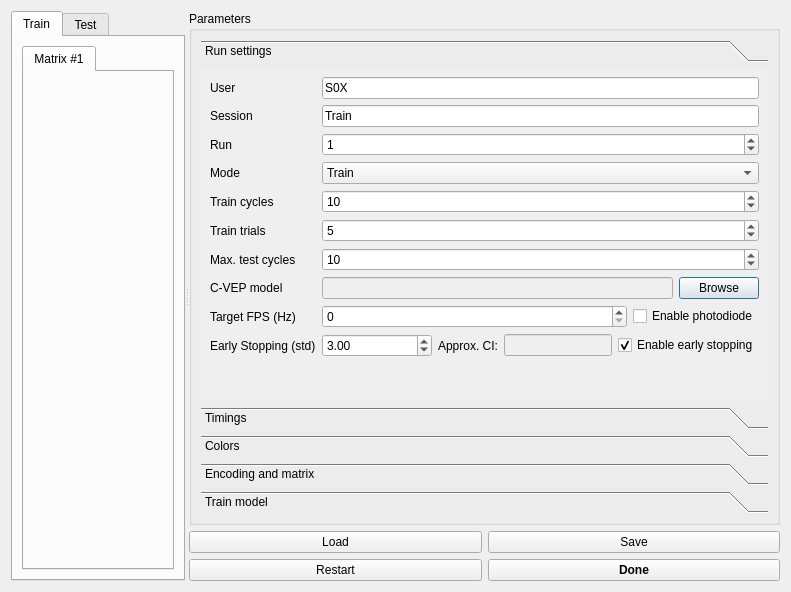
<?xml version="1.0" encoding="UTF-8"?>
<ui version="4.0">
 <class>Dialog</class>
 <widget class="QDialog" name="Dialog">
  <property name="geometry">
   <rect>
    <x>0</x>
    <y>0</y>
    <width>791</width>
    <height>592</height>
   </rect>
  </property>
  <property name="windowTitle">
   <string>Dialog</string>
  </property>
  <layout class="QHBoxLayout" name="horizontalLayout_7">
   <item>
    <widget class="QSplitter" name="splitter">
     <property name="orientation">
      <enum>Qt::Horizontal</enum>
     </property>
     <widget class="QTabWidget" name="train_test_box">
      <property name="minimumSize">
       <size>
        <width>174</width>
        <height>0</height>
       </size>
      </property>
      <property name="currentIndex">
       <number>0</number>
      </property>
      <widget class="QWidget" name="widget_train_matrices">
       <attribute name="title">
        <string>Train</string>
       </attribute>
       <layout class="QVBoxLayout" name="verticalLayout_7">
        <item>
         <widget class="QTabWidget" name="widget_nested_train">
          <property name="currentIndex">
           <number>0</number>
          </property>
          <widget class="QWidget" name="train_matrix_1">
           <attribute name="title">
            <string>Matrix #1</string>
           </attribute>
          </widget>
         </widget>
        </item>
       </layout>
      </widget>
      <widget class="QWidget" name="widget_test_matrices">
       <attribute name="title">
        <string>Test</string>
       </attribute>
       <layout class="QVBoxLayout" name="verticalLayout_13">
        <item>
         <widget class="QTabWidget" name="widget_nested_test">
          <property name="currentIndex">
           <number>0</number>
          </property>
          <widget class="QWidget" name="test_matrix_1">
           <attribute name="title">
            <string>Matrix #1</string>
           </attribute>
          </widget>
         </widget>
        </item>
       </layout>
      </widget>
     </widget>
     <widget class="QWidget" name="verticalLayoutWidget">
      <layout class="QVBoxLayout" name="verticalLayout_3">
       <property name="sizeConstraint">
        <enum>QLayout::SetNoConstraint</enum>
       </property>
       <item>
        <widget class="QGroupBox" name="param_box">
         <property name="title">
          <string>Parameters</string>
         </property>
         <layout class="QVBoxLayout" name="verticalLayout_4">
          <item>
           <widget class="QToolBox" name="toolBox">
            <property name="currentIndex">
             <number>0</number>
            </property>
            <widget class="QWidget" name="params_fast">
             <property name="geometry">
              <rect>
               <x>0</x>
               <y>0</y>
               <width>511</width>
               <height>322</height>
              </rect>
             </property>
             <attribute name="label">
              <string>Run settings</string>
             </attribute>
             <layout class="QVBoxLayout" name="verticalLayout_9">
              <item>
               <layout class="QFormLayout" name="formLayout_13">
                <item row="0" column="0">
                 <widget class="QLabel" name="label_user">
                  <property name="text">
                   <string>User</string>
                  </property>
                  <property name="app" stdset="0">
                   <string>all</string>
                  </property>
                 </widget>
                </item>
                <item row="0" column="1">
                 <widget class="QLineEdit" name="lineEdit_user">
                  <property name="text">
                   <string>S0X</string>
                  </property>
                  <property name="app" stdset="0">
                   <string>all</string>
                  </property>
                 </widget>
                </item>
                <item row="1" column="0">
                 <widget class="QLabel" name="label_session">
                  <property name="text">
                   <string>Session</string>
                  </property>
                  <property name="app" stdset="0">
                   <string>all</string>
                  </property>
                 </widget>
                </item>
                <item row="1" column="1">
                 <widget class="QLineEdit" name="lineEdit_session">
                  <property name="text">
                   <string>Train</string>
                  </property>
                  <property name="app" stdset="0">
                   <string>all</string>
                  </property>
                 </widget>
                </item>
                <item row="2" column="0">
                 <widget class="QLabel" name="label_run">
                  <property name="text">
                   <string>Run</string>
                  </property>
                  <property name="app" stdset="0">
                   <string>all</string>
                  </property>
                 </widget>
                </item>
                <item row="2" column="1">
                 <widget class="QSpinBox" name="spinBox_run">
                  <property name="value">
                   <number>1</number>
                  </property>
                  <property name="app" stdset="0">
                   <string>all</string>
                  </property>
                 </widget>
                </item>
                <item row="3" column="0">
                 <widget class="QLabel" name="label_mode">
                  <property name="text">
                   <string>Mode</string>
                  </property>
                  <property name="app" stdset="0">
                   <string>erp_speller</string>
                  </property>
                 </widget>
                </item>
                <item row="3" column="1">
                 <layout class="QHBoxLayout" name="horizontalLayout">
                  <item>
                   <widget class="QComboBox" name="comboBox_mode">
                    <property name="sizePolicy">
                     <sizepolicy hsizetype="Expanding" vsizetype="Preferred">
                      <horstretch>0</horstretch>
                      <verstretch>0</verstretch>
                     </sizepolicy>
                    </property>
                    <property name="styleSheet">
                     <string notr="true"/>
                    </property>
                    <property name="editable">
                     <bool>false</bool>
                    </property>
                    <property name="currentIndex">
                     <number>0</number>
                    </property>
                    <property name="app" stdset="0">
                     <string>erp_speller</string>
                    </property>
                    <item>
                     <property name="text">
                      <string>Train</string>
                     </property>
                    </item>
                    <item>
                     <property name="text">
                      <string>Online</string>
                     </property>
                    </item>
                   </widget>
                  </item>
                 </layout>
                </item>
                <item row="4" column="0">
                 <widget class="QLabel" name="label_target">
                  <property name="text">
                   <string>Train cycles</string>
                  </property>
                  <property name="app" stdset="0">
                   <string>erp_speller</string>
                  </property>
                 </widget>
                </item>
                <item row="4" column="1">
                 <widget class="QSpinBox" name="spinBox_traincycles">
                  <property name="minimum">
                   <number>1</number>
                  </property>
                  <property name="value">
                   <number>10</number>
                  </property>
                 </widget>
                </item>
                <item row="5" column="0">
                 <widget class="QLabel" name="label_traintarget">
                  <property name="text">
                   <string>Train trials</string>
                  </property>
                 </widget>
                </item>
                <item row="5" column="1">
                 <widget class="QSpinBox" name="spinBox_traintrials">
                  <property name="minimum">
                   <number>1</number>
                  </property>
                  <property name="value">
                   <number>5</number>
                  </property>
                 </widget>
                </item>
                <item row="6" column="0">
                 <widget class="QLabel" name="label_erp_model">
                  <property name="text">
                   <string>Max. test cycles</string>
                  </property>
                  <property name="app" stdset="0">
                   <string>erp_speller</string>
                  </property>
                 </widget>
                </item>
                <item row="6" column="1">
                 <widget class="QSpinBox" name="spinBox_testcycles">
                  <property name="minimum">
                   <number>1</number>
                  </property>
                  <property name="value">
                   <number>10</number>
                  </property>
                 </widget>
                </item>
                <item row="7" column="0">
                 <widget class="QLabel" name="label_csd_model">
                  <property name="text">
                   <string>C-VEP model </string>
                  </property>
                  <property name="app" stdset="0">
                   <string>erp_speller</string>
                  </property>
                 </widget>
                </item>
                <item row="7" column="1">
                 <layout class="QHBoxLayout" name="horizontalLayout_paradigm">
                  <property name="spacing">
                   <number>6</number>
                  </property>
                  <item>
                   <widget class="QLineEdit" name="lineEdit_cvepmodel">
                    <property name="enabled">
                     <bool>false</bool>
                    </property>
                    <property name="app" stdset="0">
                     <string>erp_speller</string>
                    </property>
                   </widget>
                  </item>
                  <item>
                   <widget class="QPushButton" name="btn_browse_cvepmodel">
                    <property name="text">
                     <string>Browse</string>
                    </property>
                    <property name="app" stdset="0">
                     <string>erp_speller</string>
                    </property>
                   </widget>
                  </item>
                 </layout>
                </item>
                <item row="8" column="0">
                 <widget class="QLabel" name="label_fpsresolution">
                  <property name="text">
                   <string>Target FPS (Hz)</string>
                  </property>
                 </widget>
                </item>
                <item row="8" column="1">
                 <layout class="QHBoxLayout" name="horizontalLayout_2">
                  <item>
                   <widget class="QSpinBox" name="spinBox_fpsresolution">
                    <property name="maximum">
                     <number>1000</number>
                    </property>
                   </widget>
                  </item>
                  <item>
                   <widget class="QCheckBox" name="checkBox_photodiode">
                    <property name="sizePolicy">
                     <sizepolicy hsizetype="Maximum" vsizetype="Fixed">
                      <horstretch>0</horstretch>
                      <verstretch>0</verstretch>
                     </sizepolicy>
                    </property>
                    <property name="text">
                     <string>Enable photodiode</string>
                    </property>
                   </widget>
                  </item>
                 </layout>
                </item>
                <item row="9" column="0">
                 <widget class="QLabel" name="label_5">
                  <property name="text">
                   <string>Early Stopping (std)</string>
                  </property>
                 </widget>
                </item>
                <item row="9" column="1">
                 <layout class="QHBoxLayout" name="horizontalLayout_8">
                  <item>
                   <widget class="QDoubleSpinBox" name="doubleSpinBox_es_std">
                    <property name="sizePolicy">
                     <sizepolicy hsizetype="MinimumExpanding" vsizetype="Fixed">
                      <horstretch>0</horstretch>
                      <verstretch>0</verstretch>
                     </sizepolicy>
                    </property>
                    <property name="maximum">
                     <double>10.000000000000000</double>
                    </property>
                    <property name="singleStep">
                     <double>0.100000000000000</double>
                    </property>
                    <property name="value">
                     <double>3.000000000000000</double>
                    </property>
                   </widget>
                  </item>
                  <item>
                   <widget class="QLabel" name="label_20">
                    <property name="sizePolicy">
                     <sizepolicy hsizetype="Maximum" vsizetype="Preferred">
                      <horstretch>0</horstretch>
                      <verstretch>0</verstretch>
                     </sizepolicy>
                    </property>
                    <property name="toolTip">
                     <string extracomment="Confidence Interval assuming normal distribution"/>
                    </property>
                    <property name="text">
                     <string>Approx. CI:</string>
                    </property>
                   </widget>
                  </item>
                  <item>
                   <widget class="QLineEdit" name="lineEdit_es_variance">
                    <property name="enabled">
                     <bool>false</bool>
                    </property>
                    <property name="sizePolicy">
                     <sizepolicy hsizetype="Maximum" vsizetype="Fixed">
                      <horstretch>0</horstretch>
                      <verstretch>0</verstretch>
                     </sizepolicy>
                    </property>
                   </widget>
                  </item>
                  <item>
                   <widget class="QCheckBox" name="checkBox_es">
                    <property name="sizePolicy">
                     <sizepolicy hsizetype="Maximum" vsizetype="Fixed">
                      <horstretch>0</horstretch>
                      <verstretch>0</verstretch>
                     </sizepolicy>
                    </property>
                    <property name="text">
                     <string>Enable early stopping</string>
                    </property>
                    <property name="checked">
                     <bool>true</bool>
                    </property>
                   </widget>
                  </item>
                 </layout>
                </item>
               </layout>
              </item>
             </layout>
            </widget>
            <widget class="QWidget" name="params_timings_box">
             <property name="geometry">
              <rect>
               <x>0</x>
               <y>0</y>
               <width>511</width>
               <height>322</height>
              </rect>
             </property>
             <attribute name="label">
              <string>Timings</string>
             </attribute>
             <layout class="QVBoxLayout" name="verticalLayout_10">
              <item>
               <layout class="QFormLayout" name="formLayout">
                <item row="0" column="0">
                 <widget class="QLabel" name="label_t_prev_text">
                  <property name="text">
                   <string>Pre-run duration (s)</string>
                  </property>
                 </widget>
                </item>
                <item row="1" column="0">
                 <widget class="QLabel" name="label_t_prev_iddle">
                  <property name="text">
                   <string>Iddle duration (s)</string>
                  </property>
                 </widget>
                </item>
                <item row="2" column="0">
                 <widget class="QLabel" name="label_t_finish_text">
                  <property name="text">
                   <string>Post-run duration (s)</string>
                  </property>
                 </widget>
                </item>
                <item row="0" column="1">
                 <widget class="QDoubleSpinBox" name="doubleSpinBox_t_prev_text">
                  <property name="decimals">
                   <number>3</number>
                  </property>
                  <property name="value">
                   <double>1.000000000000000</double>
                  </property>
                 </widget>
                </item>
                <item row="1" column="1">
                 <widget class="QDoubleSpinBox" name="doubleSpinBox_t_prev_iddle">
                  <property name="decimals">
                   <number>3</number>
                  </property>
                  <property name="value">
                   <double>1.000000000000000</double>
                  </property>
                 </widget>
                </item>
                <item row="2" column="1">
                 <widget class="QDoubleSpinBox" name="doubleSpinBox_t_finish_text">
                  <property name="decimals">
                   <number>3</number>
                  </property>
                  <property name="value">
                   <double>1.000000000000000</double>
                  </property>
                 </widget>
                </item>
               </layout>
              </item>
             </layout>
            </widget>
            <widget class="QWidget" name="param_colors_box">
             <property name="geometry">
              <rect>
               <x>0</x>
               <y>0</y>
               <width>494</width>
               <height>510</height>
              </rect>
             </property>
             <attribute name="label">
              <string>Colors</string>
             </attribute>
             <layout class="QVBoxLayout" name="verticalLayout_6">
              <item>
               <layout class="QVBoxLayout" name="verticalLayout_5">
                <item>
                 <widget class="QGroupBox" name="color_sequences_box">
                  <property name="title">
                   <string>Sequence events</string>
                  </property>
                  <layout class="QFormLayout" name="formLayout_7">
                   <item row="0" column="0">
                    <widget class="QLabel" name="label_6">
                     <property name="text">
                      <string>Box color for 0</string>
                     </property>
                    </widget>
                   </item>
                   <item row="0" column="1">
                    <widget class="QPushButton" name="btn_color_box0">
                     <property name="text">
                      <string/>
                     </property>
                    </widget>
                   </item>
                   <item row="1" column="0">
                    <widget class="QLabel" name="label_7">
                     <property name="text">
                      <string>Box color for 1</string>
                     </property>
                    </widget>
                   </item>
                   <item row="1" column="1">
                    <widget class="QPushButton" name="btn_color_box1">
                     <property name="text">
                      <string/>
                     </property>
                    </widget>
                   </item>
                   <item row="2" column="0">
                    <widget class="QLabel" name="label_8">
                     <property name="text">
                      <string>Text color for 0</string>
                     </property>
                    </widget>
                   </item>
                   <item row="3" column="0">
                    <widget class="QLabel" name="label_9">
                     <property name="text">
                      <string>Text color for 1</string>
                     </property>
                    </widget>
                   </item>
                   <item row="2" column="1">
                    <widget class="QPushButton" name="btn_color_text0">
                     <property name="text">
                      <string/>
                     </property>
                    </widget>
                   </item>
                   <item row="3" column="1">
                    <widget class="QPushButton" name="btn_color_text1">
                     <property name="text">
                      <string/>
                     </property>
                    </widget>
                   </item>
                  </layout>
                 </widget>
                </item>
                <item>
                 <widget class="QGroupBox" name="color_general_box">
                  <property name="title">
                   <string>General</string>
                  </property>
                  <layout class="QFormLayout" name="formLayout_5">
                   <item row="0" column="0">
                    <widget class="QLabel" name="label_color_background">
                     <property name="text">
                      <string>Background</string>
                     </property>
                    </widget>
                   </item>
                   <item row="0" column="1">
                    <widget class="QToolButton" name="btn_color_background">
                     <property name="sizePolicy">
                      <sizepolicy hsizetype="Minimum" vsizetype="Fixed">
                       <horstretch>0</horstretch>
                       <verstretch>0</verstretch>
                      </sizepolicy>
                     </property>
                     <property name="text">
                      <string/>
                     </property>
                    </widget>
                   </item>
                   <item row="1" column="0">
                    <widget class="QLabel" name="label_color_target_box">
                     <property name="text">
                      <string>Highlight target</string>
                     </property>
                    </widget>
                   </item>
                   <item row="1" column="1">
                    <widget class="QToolButton" name="btn_color_target_box">
                     <property name="sizePolicy">
                      <sizepolicy hsizetype="Minimum" vsizetype="Fixed">
                       <horstretch>0</horstretch>
                       <verstretch>0</verstretch>
                      </sizepolicy>
                     </property>
                     <property name="text">
                      <string/>
                     </property>
                    </widget>
                   </item>
                   <item row="2" column="0">
                    <widget class="QLabel" name="label_color_highlight_result_box">
                     <property name="text">
                      <string>Highlight result</string>
                     </property>
                    </widget>
                   </item>
                   <item row="2" column="1">
                    <widget class="QToolButton" name="btn_color_highlight_result_box">
                     <property name="sizePolicy">
                      <sizepolicy hsizetype="Minimum" vsizetype="Fixed">
                       <horstretch>0</horstretch>
                       <verstretch>0</verstretch>
                      </sizepolicy>
                     </property>
                     <property name="text">
                      <string/>
                     </property>
                    </widget>
                   </item>
                  </layout>
                 </widget>
                </item>
                <item>
                 <widget class="QGroupBox" name="color_fps_box">
                  <property name="title">
                   <string>FPS monitoring</string>
                  </property>
                  <layout class="QFormLayout" name="formLayout_3">
                   <item row="1" column="0">
                    <widget class="QLabel" name="label_color_fps_good">
                     <property name="text">
                      <string>Good FPS</string>
                     </property>
                    </widget>
                   </item>
                   <item row="2" column="0">
                    <widget class="QLabel" name="label_color_fps_bad">
                     <property name="text">
                      <string>Bad FPS</string>
                     </property>
                    </widget>
                   </item>
                   <item row="1" column="1">
                    <widget class="QToolButton" name="btn_color_fps_good">
                     <property name="sizePolicy">
                      <sizepolicy hsizetype="Minimum" vsizetype="Fixed">
                       <horstretch>0</horstretch>
                       <verstretch>0</verstretch>
                      </sizepolicy>
                     </property>
                     <property name="text">
                      <string/>
                     </property>
                    </widget>
                   </item>
                   <item row="2" column="1">
                    <widget class="QToolButton" name="btn_color_fps_bad">
                     <property name="sizePolicy">
                      <sizepolicy hsizetype="Minimum" vsizetype="Fixed">
                       <horstretch>0</horstretch>
                       <verstretch>0</verstretch>
                      </sizepolicy>
                     </property>
                     <property name="text">
                      <string/>
                     </property>
                    </widget>
                   </item>
                  </layout>
                 </widget>
                </item>
                <item>
                 <widget class="QGroupBox" name="color_result_box">
                  <property name="sizePolicy">
                   <sizepolicy hsizetype="Preferred" vsizetype="Maximum">
                    <horstretch>0</horstretch>
                    <verstretch>0</verstretch>
                   </sizepolicy>
                  </property>
                  <property name="title">
                   <string>Result box</string>
                  </property>
                  <layout class="QGridLayout" name="gridLayout_4">
                   <item row="0" column="0">
                    <layout class="QFormLayout" name="formLayout_4">
                     <property name="formAlignment">
                      <set>Qt::AlignLeading|Qt::AlignLeft|Qt::AlignTop</set>
                     </property>
                     <item row="0" column="0">
                      <widget class="QLabel" name="label_color_result_info_box">
                       <property name="text">
                        <string>Information background</string>
                       </property>
                      </widget>
                     </item>
                     <item row="0" column="1">
                      <widget class="QToolButton" name="btn_color_result_info_box">
                       <property name="sizePolicy">
                        <sizepolicy hsizetype="Minimum" vsizetype="Fixed">
                         <horstretch>0</horstretch>
                         <verstretch>0</verstretch>
                        </sizepolicy>
                       </property>
                       <property name="text">
                        <string/>
                       </property>
                      </widget>
                     </item>
                     <item row="1" column="0">
                      <widget class="QLabel" name="label_color_result_info_label">
                       <property name="text">
                        <string>Information label</string>
                       </property>
                      </widget>
                     </item>
                     <item row="1" column="1">
                      <widget class="QToolButton" name="btn_color_result_info_label">
                       <property name="sizePolicy">
                        <sizepolicy hsizetype="Minimum" vsizetype="Fixed">
                         <horstretch>0</horstretch>
                         <verstretch>0</verstretch>
                        </sizepolicy>
                       </property>
                       <property name="text">
                        <string/>
                       </property>
                      </widget>
                     </item>
                     <item row="2" column="0">
                      <widget class="QLabel" name="label_color_result_info_text">
                       <property name="text">
                        <string>Information text</string>
                       </property>
                      </widget>
                     </item>
                     <item row="2" column="1">
                      <widget class="QToolButton" name="btn_color_result_info_text">
                       <property name="sizePolicy">
                        <sizepolicy hsizetype="Minimum" vsizetype="Fixed">
                         <horstretch>0</horstretch>
                         <verstretch>0</verstretch>
                        </sizepolicy>
                       </property>
                       <property name="text">
                        <string/>
                       </property>
                      </widget>
                     </item>
                    </layout>
                   </item>
                  </layout>
                 </widget>
                </item>
               </layout>
              </item>
             </layout>
            </widget>
            <widget class="QWidget" name="params_encoding">
             <property name="geometry">
              <rect>
               <x>0</x>
               <y>0</y>
               <width>494</width>
               <height>422</height>
              </rect>
             </property>
             <attribute name="label">
              <string>Encoding and matrix</string>
             </attribute>
             <layout class="QVBoxLayout" name="verticalLayout_8">
              <item>
               <widget class="QGroupBox" name="groupBox">
                <property name="title">
                 <string>Binary m-sequence encoding</string>
                </property>
                <layout class="QFormLayout" name="formLayout_9">
                 <item row="0" column="0">
                  <widget class="QLabel" name="label_12">
                   <property name="text">
                    <string>Length (bits)</string>
                   </property>
                  </widget>
                 </item>
                 <item row="0" column="1">
                  <widget class="QComboBox" name="comboBox_seqlength">
                   <property name="currentIndex">
                    <number>1</number>
                   </property>
                   <item>
                    <property name="text">
                     <string>31</string>
                    </property>
                   </item>
                   <item>
                    <property name="text">
                     <string>63</string>
                    </property>
                   </item>
                   <item>
                    <property name="text">
                     <string>127</string>
                    </property>
                   </item>
                   <item>
                    <property name="text">
                     <string>255</string>
                    </property>
                   </item>
                  </widget>
                 </item>
                 <item row="2" column="1">
                  <widget class="QGroupBox" name="groupBox_5">
                   <property name="title">
                    <string>LFSR params</string>
                   </property>
                   <layout class="QFormLayout" name="formLayout_10">
                    <item row="2" column="0">
                     <widget class="QLabel" name="label_15">
                      <property name="text">
                       <string>Polynomial</string>
                      </property>
                     </widget>
                    </item>
                    <item row="2" column="1">
                     <widget class="QLineEdit" name="lineEdit_poly">
                      <property name="enabled">
                       <bool>false</bool>
                      </property>
                      <property name="readOnly">
                       <bool>true</bool>
                      </property>
                     </widget>
                    </item>
                    <item row="3" column="1">
                     <widget class="QLineEdit" name="lineEdit_base">
                      <property name="enabled">
                       <bool>false</bool>
                      </property>
                      <property name="readOnly">
                       <bool>true</bool>
                      </property>
                     </widget>
                    </item>
                    <item row="4" column="0">
                     <widget class="QLabel" name="label_13">
                      <property name="text">
                       <string>Order</string>
                      </property>
                     </widget>
                    </item>
                    <item row="4" column="1">
                     <widget class="QLineEdit" name="lineEdit_order">
                      <property name="enabled">
                       <bool>false</bool>
                      </property>
                      <property name="readOnly">
                       <bool>true</bool>
                      </property>
                     </widget>
                    </item>
                    <item row="5" column="0">
                     <widget class="QLabel" name="label_16">
                      <property name="text">
                       <string>Seed</string>
                      </property>
                     </widget>
                    </item>
                    <item row="5" column="1">
                     <widget class="QLineEdit" name="lineEdit_seed">
                      <property name="enabled">
                       <bool>false</bool>
                      </property>
                      <property name="readOnly">
                       <bool>true</bool>
                      </property>
                     </widget>
                    </item>
                    <item row="3" column="0">
                     <widget class="QLabel" name="label_14">
                      <property name="text">
                       <string>Base</string>
                      </property>
                     </widget>
                    </item>
                   </layout>
                  </widget>
                 </item>
                 <item row="2" column="0">
                  <widget class="QLabel" name="label_17">
                   <property name="text">
                    <string>LFRS generator info</string>
                   </property>
                  </widget>
                 </item>
                 <item row="1" column="1">
                  <widget class="QLineEdit" name="lineEdit_cycleduration">
                   <property name="enabled">
                    <bool>false</bool>
                   </property>
                   <property name="readOnly">
                    <bool>true</bool>
                   </property>
                  </widget>
                 </item>
                 <item row="1" column="0">
                  <widget class="QLabel" name="label_19">
                   <property name="text">
                    <string>Cycle duration (s)</string>
                   </property>
                  </widget>
                 </item>
                </layout>
               </widget>
              </item>
              <item>
               <widget class="QGroupBox" name="groupBox_4">
                <property name="title">
                 <string>Test matrix</string>
                </property>
                <layout class="QFormLayout" name="formLayout_8">
                 <item row="0" column="0">
                  <widget class="QLabel" name="label_10">
                   <property name="text">
                    <string>Number of rows</string>
                   </property>
                  </widget>
                 </item>
                 <item row="0" column="1">
                  <widget class="QSpinBox" name="spinBox_nrow">
                   <property name="value">
                    <number>4</number>
                   </property>
                  </widget>
                 </item>
                 <item row="1" column="0">
                  <widget class="QLabel" name="label_11">
                   <property name="text">
                    <string>Number of columns</string>
                   </property>
                  </widget>
                 </item>
                 <item row="1" column="1">
                  <widget class="QSpinBox" name="spinBox_ncol">
                   <property name="value">
                    <number>4</number>
                   </property>
                  </widget>
                 </item>
                 <item row="3" column="0">
                  <widget class="QLabel" name="label_18">
                   <property name="text">
                    <string>Tau (lag in samples)</string>
                   </property>
                  </widget>
                 </item>
                 <item row="3" column="1">
                  <widget class="QLineEdit" name="lineEdit_tau">
                   <property name="enabled">
                    <bool>false</bool>
                   </property>
                   <property name="readOnly">
                    <bool>true</bool>
                   </property>
                  </widget>
                 </item>
                </layout>
               </widget>
              </item>
              <item>
               <layout class="QHBoxLayout" name="horizontalLayout_6">
                <item>
                 <widget class="QPushButton" name="btn_update_matrix">
                  <property name="text">
                   <string>Update matrix</string>
                  </property>
                 </widget>
                </item>
                <item>
                 <widget class="QPushButton" name="btn_visualize_encoding">
                  <property name="styleSheet">
                   <string notr="true">background-color: 'OrangeRed';</string>
                  </property>
                  <property name="text">
                   <string>Visualize encoding</string>
                  </property>
                 </widget>
                </item>
               </layout>
              </item>
             </layout>
            </widget>
            <widget class="QWidget" name="params_train_model">
             <property name="geometry">
              <rect>
               <x>0</x>
               <y>0</y>
               <width>511</width>
               <height>322</height>
              </rect>
             </property>
             <attribute name="label">
              <string>Train model</string>
             </attribute>
             <layout class="QVBoxLayout" name="verticalLayout">
              <item>
               <widget class="QGroupBox" name="groupBox_2">
                <property name="title">
                 <string>Pre-processing</string>
                </property>
                <layout class="QFormLayout" name="formLayout_2">
                 <item row="0" column="0">
                  <widget class="QLabel" name="label">
                   <property name="text">
                    <string>Band-pass IIRs</string>
                   </property>
                  </widget>
                 </item>
                 <item row="0" column="1">
                  <widget class="QTableWidget" name="tableWidget_bpf">
                   <property name="sizeAdjustPolicy">
                    <enum>QAbstractScrollArea::AdjustToContents</enum>
                   </property>
                   <property name="columnCount">
                    <number>4</number>
                   </property>
                   <row>
                    <property name="text">
                     <string>1</string>
                    </property>
                   </row>
                   <column>
                    <property name="text">
                     <string>Cutoff 1</string>
                    </property>
                   </column>
                   <column>
                    <property name="text">
                     <string>Cutoff 2</string>
                    </property>
                   </column>
                   <column>
                    <property name="text">
                     <string>Order</string>
                    </property>
                   </column>
                   <column>
                    <property name="text">
                     <string>Type</string>
                    </property>
                   </column>
                   <item row="0" column="0">
                    <property name="text">
                     <string>1</string>
                    </property>
                   </item>
                   <item row="0" column="1">
                    <property name="text">
                     <string>60</string>
                    </property>
                   </item>
                   <item row="0" column="2">
                    <property name="text">
                     <string>7</string>
                    </property>
                   </item>
                   <item row="0" column="3">
                    <property name="text">
                     <string>bandpass</string>
                    </property>
                   </item>
                  </widget>
                 </item>
                 <item row="1" column="1">
                  <layout class="QHBoxLayout" name="horizontalLayout_5">
                   <item>
                    <widget class="QDoubleSpinBox" name="doubleSpinBox_notch">
                     <property name="decimals">
                      <number>1</number>
                     </property>
                     <property name="maximum">
                      <double>1000.000000000000000</double>
                     </property>
                     <property name="singleStep">
                      <double>0.100000000000000</double>
                     </property>
                     <property name="value">
                      <double>50.000000000000000</double>
                     </property>
                    </widget>
                   </item>
                   <item>
                    <widget class="QLabel" name="label_3">
                     <property name="text">
                      <string>Hz</string>
                     </property>
                    </widget>
                   </item>
                  </layout>
                 </item>
                 <item row="1" column="0">
                  <widget class="QLabel" name="label_2">
                   <property name="text">
                    <string>Notch filter</string>
                   </property>
                  </widget>
                 </item>
                </layout>
               </widget>
              </item>
              <item>
               <widget class="QGroupBox" name="groupBox_3">
                <property name="title">
                 <string>Classifier</string>
                </property>
                <layout class="QFormLayout" name="formLayout_6">
                 <item row="0" column="0">
                  <widget class="QLabel" name="label_4">
                   <property name="text">
                    <string>Type</string>
                   </property>
                  </widget>
                 </item>
                 <item row="0" column="1">
                  <widget class="QComboBox" name="comboBox_classifier">
                   <item>
                    <property name="text">
                     <string>Circular Shifting</string>
                    </property>
                   </item>
                  </widget>
                 </item>
                </layout>
               </widget>
              </item>
              <item>
               <layout class="QHBoxLayout" name="horizontalLayout_9">
                <item>
                 <spacer name="horizontalSpacer">
                  <property name="orientation">
                   <enum>Qt::Horizontal</enum>
                  </property>
                  <property name="sizeHint" stdset="0">
                   <size>
                    <width>40</width>
                    <height>20</height>
                   </size>
                  </property>
                 </spacer>
                </item>
                <item>
                 <widget class="QPushButton" name="btn_train_model">
                  <property name="styleSheet">
                   <string notr="true">background-color: 'green';</string>
                  </property>
                  <property name="text">
                   <string>Train model</string>
                  </property>
                 </widget>
                </item>
               </layout>
              </item>
             </layout>
            </widget>
           </widget>
          </item>
         </layout>
        </widget>
       </item>
       <item>
        <layout class="QHBoxLayout" name="horizontalLayout_3">
         <item>
          <widget class="QPushButton" name="btn_load">
           <property name="text">
            <string>Load</string>
           </property>
          </widget>
         </item>
         <item>
          <widget class="QPushButton" name="btn_save">
           <property name="text">
            <string>Save</string>
           </property>
          </widget>
         </item>
        </layout>
       </item>
       <item>
        <layout class="QHBoxLayout" name="horizontalLayout_4">
         <item>
          <widget class="QPushButton" name="btn_reset">
           <property name="text">
            <string>Restart</string>
           </property>
          </widget>
         </item>
         <item>
          <widget class="QPushButton" name="btn_done">
           <property name="font">
            <font>
             <bold>true</bold>
            </font>
           </property>
           <property name="styleSheet">
            <string notr="true">background-color: 'blue';</string>
           </property>
           <property name="text">
            <string>Done</string>
           </property>
          </widget>
         </item>
        </layout>
       </item>
      </layout>
     </widget>
    </widget>
   </item>
  </layout>
 </widget>
 <resources/>
 <connections/>
</ui>
